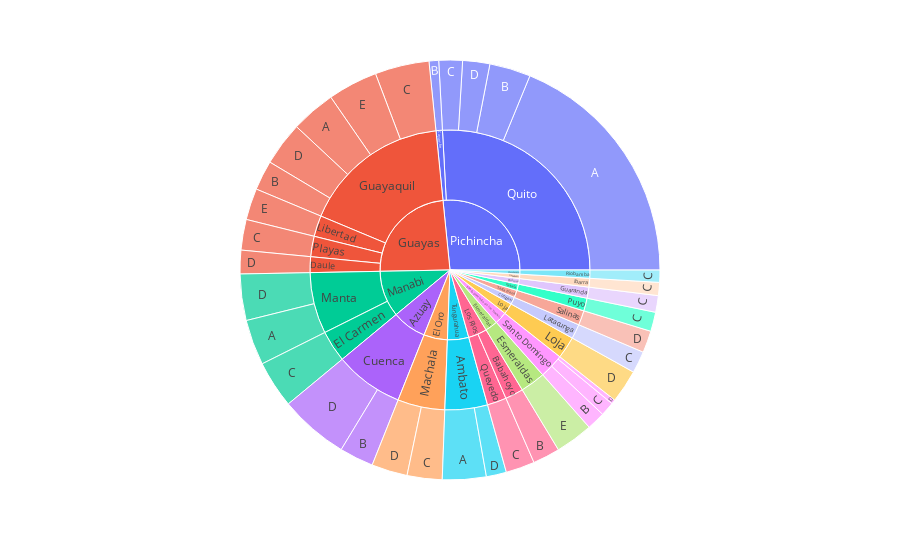

This figure's notebook cell:
### Code cell
import plotly.express as px

Storessunburst1 = px.sunburst(df_stores, path=['state', 'city', 'type'], values='store_nbr')
Storessunburst1 = px.sunburst(df_stores, path=['state', 'city', 'type'], values='store_nbr')
Storessunburst1 = px.sunburst(df_stores, path=['state', 'city', 'type'], values='store_nbr')





Storessunburst1.show()

### Figure 1 — Plotly figure (JSON) as saved in the notebook; plotly's stock layout.template omitted (floating-point values rounded to 4 significant figures)
{"data": [{"branchvalues": "total", "domain": {"x": [0, 1], "y": [0, 1]}, "hovertemplate": "labels=%{label}<br>store_nbr=%{value}<br>parent=%{parent}<br>id=%{id}<extra></extra>", "ids": ["Tungurahua/Ambato/A", "Guayas/Guayaquil/A", "Manabi/Manta/A", "Pichincha/Quito/A", "Los Rios/Babahoyo/B", "Pichincha/Cayambe/B", "Azuay/Cuenca/B", "Guayas/Guayaquil/B", "Pichincha/Quito/B", "Santo Domingo de los Tsachilas/Santo Domingo/B", "Manabi/El Carmen/C", "Bolivar/Guaranda/C", "Guayas/Guayaquil/C", "Imbabura/Ibarra/C", "Cotopaxi/Latacunga/C", "El Oro/Machala/C", "Guayas/Playas/C", "Pastaza/Puyo/C", "Los Rios/Quevedo/C", "Pichincha/Quito/C", "Chimborazo/Riobamba/C", "Santo Domingo de los Tsachilas/Santo Domingo/C", "Tungurahua/Ambato/D", "Azuay/Cuenca/D", "Guayas/Daule/D", "Guayas/Guayaquil/D", "Loja/Loja/D", "El Oro/Machala/D", "Manabi/Manta/D", "Pichincha/Quito/D", "Santa Elena/Salinas/D", "Santo Domingo de los Tsachilas/Santo Domingo/D", "Esmeraldas/Esmeraldas/E", "Guayas/Guayaquil/E", "Guayas/Libertad/E", "Tungurahua/Ambato", "Los Rios/Babahoyo", "Pichincha/Cayambe", "Azuay/Cuenca", "Guayas/Daule", "Manabi/El Carmen", "Esmeraldas/Esmeraldas", "Bolivar/Guaranda", "Guayas/Guayaquil", "Imbabura/Ibarra", "Cotopaxi/Latacunga", "Guayas/Libertad", "Loja/Loja", "El Oro/Machala", "Manabi/Manta", "Guayas/Playas", "Pastaza/Puyo", "Los Rios/Quevedo", "Pichincha/Quito", "Chimborazo/Riobamba", "Santa Elena/Salinas", "Santo Domingo de los Tsachilas/Santo Domingo", "Azuay", "Bolivar", "Chimborazo", "Cotopaxi", "El Oro", "Esmeraldas", "Guayas", "Imbabura", "Loja", "Los Rios", "Manabi", "Pastaza", "Pichincha", "Santa Elena", "Santo Domingo de los Tsachilas", "Tungurahua"], "labels": ["A", "A", "A", "A", "B", "B", "B", "B", "B", "B", "C", "C", "C", "C", "C", "C", "C", "C", "C", "C", "C", "C", "D", "D", "D", "D", "D", "D", "D", "D", "D", "D", "E", "E", "E", "Ambato", "Babahoyo", "Cayambe", "Cuenca", "Daule", "El Carmen", "Esmeraldas", "Guaranda", "Guayaquil", "Ibarra", "Latacunga", "Libertad", "Loja", "Machala", "Manta", "Playas", "Puyo", "Quevedo", "Quito", "Riobamba", "Salinas", "Santo Domingo", "Azuay", "Bolivar", "Chimborazo", "Cotopaxi", "El Oro", "Esmeraldas", "Guayas", "Imbabura", "Loja", "Los Rios", "Manabi", "Pastaza", "Pichincha", "Santa Elena", "Santo Domingo de los Tsachilas", "Tungurahua"], "name": "", "parents": ["Tungurahua/Ambato", "Guayas/Guayaquil", "Manabi/Manta", "Pichincha/Quito", "Los Rios/Babahoyo", "Pichincha/Cayambe", "Azuay/Cuenca", "Guayas/Guayaquil", "Pichincha/Quito", "Santo Domingo de los Tsachilas/Santo Domingo", "Manabi/El Carmen", "Bolivar/Guaranda", "Guayas/Guayaquil", "Imbabura/Ibarra", "Cotopaxi/Latacunga", "El Oro/Machala", "Guayas/Playas", "Pastaza/Puyo", "Los Rios/Quevedo", "Pichincha/Quito", "Chimborazo/Riobamba", "Santo Domingo de los Tsachilas/Santo Domingo", "Tungurahua/Ambato", "Azuay/Cuenca", "Guayas/Daule", "Guayas/Guayaquil", "Loja/Loja", "El Oro/Machala", "Manabi/Manta", "Pichincha/Quito", "Santa Elena/Salinas", "Santo Domingo de los Tsachilas/Santo Domingo", "Esmeraldas/Esmeraldas", "Guayas/Guayaquil", "Guayas/Libertad", "Tungurahua", "Los Rios", "Pichincha", "Azuay", "Guayas", "Manabi", "Esmeraldas", "Bolivar", "Guayas", "Imbabura", "Cotopaxi", "Guayas", "Loja", "El Oro", "Manabi", "Guayas", "Pastaza", "Los Rios", "Pichincha", "Chimborazo", "Santa Elena", "Santo Domingo de los Tsachilas", "", "", "", "", "", "", "", "", "", "", "", "", "", "", "", ""], "type": "sunburst", "values": [50, 51, 52, 279, 31, 11, 39, 34, 47, 21, 54, 19, 62, 15, 25, 40, 35, 22, 33, 27, 14, 16, 23, 79, 27, 50, 38, 41, 53, 31, 25, 5, 43, 57, 36, 73, 31, 11, 118, 27, 54, 43, 19, 254, 15, 25, 36, 38, 81, 105, 35, 22, 33, 384, 14, 25, 42, 118, 19, 14, 25, 81, 43, 352, 15, 38, 64, 159, 22, 395, 25, 42, 73]}], "layout": {"legend": {"tracegroupgap": 0}, "margin": {"t": 60}}}
